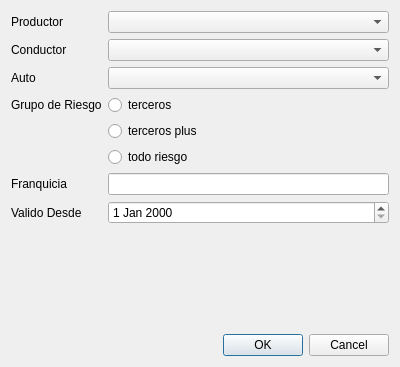
<?xml version="1.0" encoding="UTF-8"?>
<ui version="4.0">
 <class>nuevaPolizaDialog</class>
 <widget class="QDialog" name="nuevaPolizaDialog">
  <property name="geometry">
   <rect>
    <x>0</x>
    <y>0</y>
    <width>400</width>
    <height>367</height>
   </rect>
  </property>
  <property name="windowTitle">
   <string>Dialog</string>
  </property>
  <layout class="QVBoxLayout" name="verticalLayout">
   <item>
    <layout class="QFormLayout" name="formLayout">
     <item row="0" column="0">
      <widget class="QLabel" name="productorLabel">
       <property name="text">
        <string>Productor</string>
       </property>
      </widget>
     </item>
     <item row="0" column="1">
      <widget class="QComboBox" name="productorComboBox"/>
     </item>
     <item row="1" column="0">
      <widget class="QLabel" name="conductorLabel">
       <property name="text">
        <string>Conductor</string>
       </property>
      </widget>
     </item>
     <item row="1" column="1">
      <widget class="QComboBox" name="conductorComboBox"/>
     </item>
     <item row="2" column="0">
      <widget class="QLabel" name="autoLabel">
       <property name="text">
        <string>Auto</string>
       </property>
      </widget>
     </item>
     <item row="2" column="1">
      <widget class="QComboBox" name="autoComboBox"/>
     </item>
     <item row="3" column="0">
      <widget class="QLabel" name="grupoDeRiesgoLabel">
       <property name="text">
        <string>Grupo de Riesgo</string>
       </property>
      </widget>
     </item>
     <item row="3" column="1">
      <widget class="QRadioButton" name="tercerosRadioButton">
       <property name="text">
        <string>terceros</string>
       </property>
       <attribute name="buttonGroup">
        <string notr="true">radioButtonGroup</string>
       </attribute>
      </widget>
     </item>
     <item row="4" column="1">
      <widget class="QRadioButton" name="tercerosPlusRadioButton">
       <property name="text">
        <string>terceros plus</string>
       </property>
       <attribute name="buttonGroup">
        <string notr="true">radioButtonGroup</string>
       </attribute>
      </widget>
     </item>
     <item row="5" column="1">
      <widget class="QRadioButton" name="todoRiesgoRadioButton">
       <property name="text">
        <string>todo riesgo</string>
       </property>
       <attribute name="buttonGroup">
        <string notr="true">radioButtonGroup</string>
       </attribute>
      </widget>
     </item>
     <item row="6" column="0">
      <widget class="QLabel" name="franquiciaLabel">
       <property name="text">
        <string>Franquicia</string>
       </property>
      </widget>
     </item>
     <item row="6" column="1">
      <widget class="QLineEdit" name="franquiciaLineEdit"/>
     </item>
     <item row="7" column="0">
      <widget class="QLabel" name="validoDesdeLabel">
       <property name="text">
        <string>Valido Desde</string>
       </property>
      </widget>
     </item>
     <item row="7" column="1">
      <widget class="QDateEdit" name="validoDesdeDateEdit"/>
     </item>
    </layout>
   </item>
   <item>
    <widget class="QDialogButtonBox" name="buttonBox">
     <property name="orientation">
      <enum>Qt::Horizontal</enum>
     </property>
     <property name="standardButtons">
      <set>QDialogButtonBox::Cancel|QDialogButtonBox::Ok</set>
     </property>
    </widget>
   </item>
  </layout>
 </widget>
 <resources/>
 <connections>
  <connection>
   <sender>buttonBox</sender>
   <signal>accepted()</signal>
   <receiver>nuevaPolizaDialog</receiver>
   <slot>accept()</slot>
   <hints>
    <hint type="sourcelabel">
     <x>248</x>
     <y>254</y>
    </hint>
    <hint type="destinationlabel">
     <x>157</x>
     <y>274</y>
    </hint>
   </hints>
  </connection>
  <connection>
   <sender>buttonBox</sender>
   <signal>rejected()</signal>
   <receiver>nuevaPolizaDialog</receiver>
   <slot>reject()</slot>
   <hints>
    <hint type="sourcelabel">
     <x>316</x>
     <y>260</y>
    </hint>
    <hint type="destinationlabel">
     <x>286</x>
     <y>274</y>
    </hint>
   </hints>
  </connection>
 </connections>
 <buttongroups>
  <buttongroup name="radioButtonGroup"/>
 </buttongroups>
</ui>
